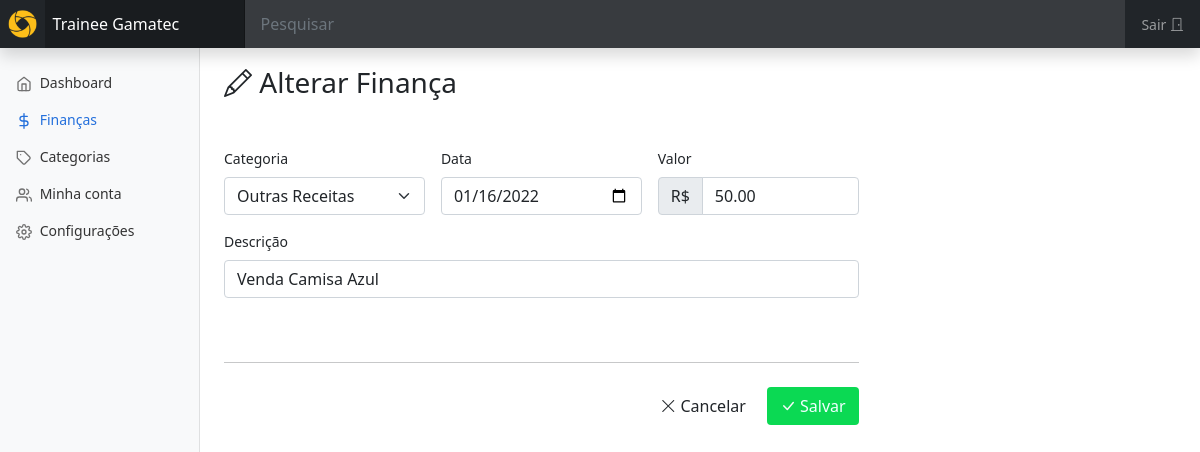
/views/financas.php?acao=altera&codigo=2 (signed in), run on the app's committed database.
### tables this page shows
CREATE TABLE `financas` (
  `codigo` int(10) UNSIGNED NOT NULL,
  `descricao` varchar(120) NOT NULL,
  `data` date NOT NULL,
  `valor` decimal(15,2) NOT NULL,
  `codigo_categoria` int(11) NOT NULL,
  `data_insercao` timestamp NOT NULL DEFAULT current_timestamp()
);

CREATE TABLE `categorias` (
  `codigo` int(10) UNSIGNED NOT NULL,
  `nome` varchar(80) NOT NULL,
  `tipo` varchar(1) NOT NULL
);

### class/Conexao.php (called while the page is built)
<?php
  abstract class Conexao{
    public static $conexao;
    public static function conecta() {
      if (!isset(self::$conexao)) {
        try {
          self::$conexao = new PDO("mysql:host=localhost; dbname=trainee", "trainee", "trainee");
        }
        catch(PDOException $e){
          echo "Erro de conexão: ". $e->getMessage();
          die();
        }
      }
      return self::$conexao;
    }
}
?>

### class/CategoriaDAO.php (called while the page is built, shortened)
<?php
require_once "Conexao.php";
require_once "Categoria.php";
class CategoriaDAO {
  private $conexao;
  public function __construct() {
    $this->conexao = Conexao::conecta();
  }
  public function listar() {
    try {
        $consulta = $this->conexao->prepare("SELECT * FROM categorias");
        $consulta->execute();
        $dados = $consulta->fetchAll(PDO::FETCH_CLASS, "Categoria");
        return $dados;
    }
    catch (PDOException $e) {
        echo "ERRO: ".$e->getMessage();
    }
  }
}

### class/Categoria.php (called while the page is built, shortened)
<?php
class Categoria {
  private $codigo;
  private $nome;
  public function getCodigo() {
    return $this->codigo;
  }
  public function getNome() {
    return $this->nome;
  }
}

### class/FinancaDAO.php (called while the page is built, shortened)
<?php
require_once "Conexao.php";
require_once "Financa.php";
class FinancaDAO {
  private $conexao;
  public function __construct() {
    $this->conexao = Conexao::conecta();
  }
  public function buscar($codigo) {
    try {
      $consulta = $this->conexao->prepare("SELECT * FROM financas WHERE codigo=:codigo");
      $consulta->bindParam(":codigo", $codigo);
      $consulta->execute();
      $resultado = $consulta->fetchAll(PDO::FETCH_CLASS, "Financa");
      if (count($resultado) == 1)
        return $resultado[0];
      else
        return false;
    } catch(PDOException $e) {
      echo "ERRO: ".$e->getMessage();
    }
  }
}

### class/Financa.php (called while the page is built, shortened)
<?php
class Financa {
  private $descricao;
  private $data;
  private $valor;
  private $codigo_categoria;
  public function getDescricao() {
    return $this->descricao;
  }
  public function getData() {
    return $this->data;
  }
  public function getValor() {
    return $this->valor;
  }
  public function getCodigoCategoria() {
    return $this->codigo_categoria;
  }
}

### views/alterarFinanca.php (the view, shortened to what this page needs)
<?php
include_once "../class/CategoriaDAO.php";
$Categoria = new CategoriaDAO();
$categorias = $Categoria->listar();
$codigo_categoria = (isset($_POST['codigo_categoria'])) ? strval($_POST['codigo_categoria']) : strval($financa->getCodigoCategoria());
$data = (isset($_POST['data'])) ? $_POST['data'] : $financa->getData();
$valor = (isset($_POST['valor'])) ? $_POST['valor'] : $financa->getValor();
$descricao = (isset($_POST['descricao'])) ? $_POST['descricao'] : $financa->getDescricao();
?>
<main class="col-md-9 ms-sm-auto col-lg-10 px-md-4">
  <h3 class="title-page"><i class="bi bi-pencil"></i> Alterar Finança</h3>
  <div class="separador"></div>
  <div class="col-md-7 col-lg-8">
    <form action="#" method="post">
      <div class="row g-3">
        <div class="col-md-4 col-sm-12">
          <label for="codigo_categoria" class="form-label">Categoria</label>
          <select name="codigo_categoria" class="form-select" id="codigo_categoria" required>
            <?php foreach ($categorias as $categoria) { ?>
              <option value="<?=$categoria->getCodigo()?>" <?=$codigo_categoria == strval($categoria->getCodigo()) ? 'selected' : '' ?>><?=$categoria->getNome()?></option>
            <?php } ?>
          </select>
        </div>
        <div class="col-md-4 col-sm-12">
          <label for="data" class="form-label">Data</label>
          <input name="data" type="date" class="form-control" id="data" required value="<?=$data?>">
        </div>
        <div class="col-md-4  col-sm-12">
          <label for="valor" class="form-label">Valor</label>
          <div class="input-group has-validation">
            <span class="input-group-text">R$</span>
            <input name="valor" type="text" class="form-control" id="valor" required value="<?=$valor?>">
          </div>
        </div>
        <div class="col-sm-12">
          <label for="descricao" class="form-label">Descrição</label>
          <input name="descricao" type="text" class="form-control" id="descricao" required value="<?=$descricao?>">
        </div>
      </div>
      <div class="separador"></div>
      <hr class="my-4">
      <div class="d-grid gap-2 d-md-flex justify-content-md-end">
        <a href="financas.php" class="btn btn-secundary"><i class="bi bi-x-lg text-dark"></i> Cancelar</a>
        <button type="submit" class="btn my-btn-save"><i class="bi bi-check-lg text-light"></i> Salvar</button>
      </div>
      <div class="separador"></div>
    </form>
  </div>
</main>

### assets/css/style.css (style rules this page uses)
.separador { display: block; height: 40px; }
.title-page { margin-top: 18px; }
.my-btn-save { background-color: #0BD953; color: azure; }

### assets/css/dashboard.css (style rules this page uses)
body { font-size: .875rem; }

### data on the page
financas: codigo_categoria "Outras Receitas", data "01/16/2022", valor "50.00", descricao "Venda Camisa Azul"
